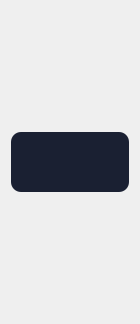
<?xml version="1.0" encoding="UTF-8"?>
<ui version="4.0">
 <class>Form</class>
 <widget class="QWidget" name="Form">
  <property name="geometry">
   <rect>
    <x>0</x>
    <y>0</y>
    <width>140</width>
    <height>324</height>
   </rect>
  </property>
  <property name="maximumSize">
   <size>
    <width>140</width>
    <height>16777215</height>
   </size>
  </property>
  <property name="windowTitle">
   <string>Form</string>
  </property>
  <layout class="QGridLayout" name="gridLayout">
   <item row="0" column="0">
    <widget class="QFrame" name="lineFrame">
     <property name="minimumSize">
      <size>
       <width>0</width>
       <height>60</height>
      </size>
     </property>
     <property name="maximumSize">
      <size>
       <width>16777215</width>
       <height>60</height>
      </size>
     </property>
     <property name="styleSheet">
      <string notr="true">background-color: rgb(26, 32, 50);
border-radius: 10px;
</string>
     </property>
     <property name="frameShape">
      <enum>QFrame::StyledPanel</enum>
     </property>
     <property name="frameShadow">
      <enum>QFrame::Raised</enum>
     </property>
     <layout class="QHBoxLayout" name="horizontalLayout">
      <property name="spacing">
       <number>0</number>
      </property>
      <property name="leftMargin">
       <number>10</number>
      </property>
      <property name="topMargin">
       <number>0</number>
      </property>
      <property name="rightMargin">
       <number>10</number>
      </property>
      <property name="bottomMargin">
       <number>0</number>
      </property>
      <item>
       <widget class="QLineEdit" name="textEdit">
        <property name="minimumSize">
         <size>
          <width>0</width>
          <height>60</height>
         </size>
        </property>
        <property name="maximumSize">
         <size>
          <width>16777215</width>
          <height>100</height>
         </size>
        </property>
        <property name="font">
         <font>
          <weight>75</weight>
          <bold>true</bold>
         </font>
        </property>
        <property name="styleSheet">
         <string notr="true">QLineEdit
{
color: rgb(255, 255, 255);
border-radius: 10px;
text-align: center;
padding: 10px;
}
</string>
        </property>
        <property name="text">
         <string/>
        </property>
        <property name="readOnly">
         <bool>true</bool>
        </property>
        <property name="cursorMoveStyle">
         <enum>Qt::LogicalMoveStyle</enum>
        </property>
        <property name="clearButtonEnabled">
         <bool>false</bool>
        </property>
       </widget>
      </item>
      <item>
       <widget class="QPushButton" name="deleteButton">
        <property name="toolTip">
         <string>Delete item</string>
        </property>
        <property name="styleSheet">
         <string notr="true">QPushButton
{
background-color: rgb(26, 32, 50);
color: rgb(255, 255, 255);
border-radius: 10px;
text-align: center;
padding: 10px;
}

QPushButton:hover
{
background-color: rgb(36, 42, 59);
color: rgb(255, 255, 255);
border-radius: 10px;
text-align: center;
padding: 10px;
}
</string>
        </property>
        <property name="text">
         <string/>
        </property>
        <property name="icon">
         <iconset>
          <activeoff>:/icons/images/delete.ico</activeoff>
         </iconset>
        </property>
        <property name="iconSize">
         <size>
          <width>20</width>
          <height>20</height>
         </size>
        </property>
       </widget>
      </item>
     </layout>
    </widget>
   </item>
  </layout>
 </widget>
 <resources>
  <include location="resource.qrc"/>
 </resources>
 <connections/>
</ui>
